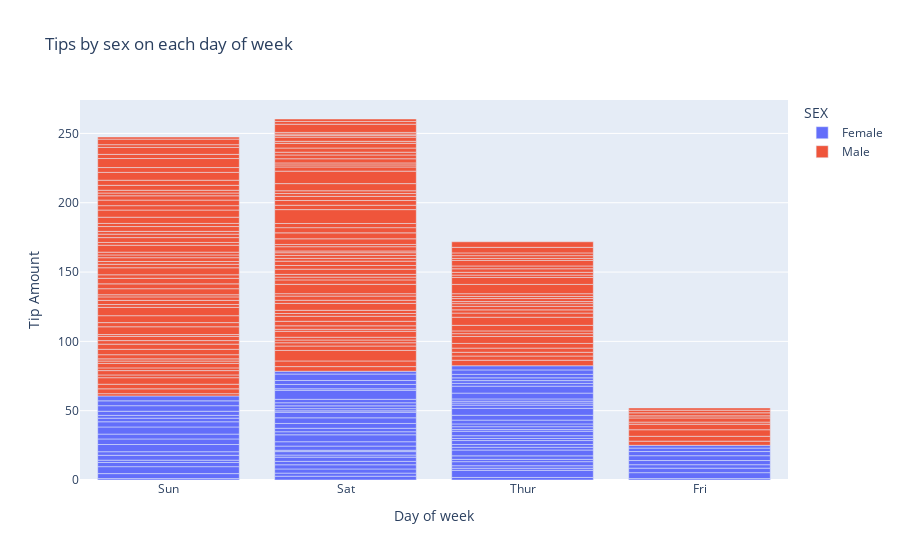

Notebook code for this chart:
### Code cell
px.bar(df_tips, x='day', y='tip', color='sex',
       title='Tips by sex on each day of week',
       labels={'tip':'Tip Amount', 'day':"Day of week", 'sex':'SEX'},)

### Figure 1 — Plotly figure (JSON) as saved in the notebook; plotly's stock layout.template omitted (floating-point values rounded to 4 significant figures; data arrays with more than 128 entries replaced by an {"elided": "..."} marker saying what was removed)
{"data": [{"alignmentgroup": "True", "hovertemplate": "SEX=Female<br>Day of week=%{x}<br>Tip Amount=%{y}<extra></extra>", "legendgroup": "Female", "marker": {"color": "#636efa", "pattern": {"shape": ""}}, "name": "Female", "offsetgroup": "Female", "orientation": "v", "showlegend": true, "textposition": "auto", "type": "bar", "x": ["Sun", "Sun", "Sun", "Sun", "Sun", "Sun", "Sat", "Sat", "Sat", "Sat", "Sat", "Sat", "Sun", "Sun", "Sat", "Sat", "Sat", "Sat", "Sat", "Sat", "Sat", "Thur", "Thur", "Fri", "Fri", "Fri", "Fri", "Fri", "Sat", "Sat", "Sat", "Sat", "Sat", "Sun", "Sun", "Thur", "Thur", "Thur", "Thur", "Thur", "Thur", "Thur", "Thur", "Thur", "Thur", "Thur", "Thur", "Thur", "Thur", "Thur", "Thur", "Thur", "Thur", "Thur", "Thur", "Thur", "Thur", "Sun", "Sun", "Sun", "Sun", "Sun", "Sat", "Sat", "Sun", "Sun", "Sun", "Thur", "Thur", "Thur", "Thur", "Thur", "Thur", "Thur", "Sat", "Sat", "Sat", "Sat", "Sat", "Fri", "Fri", "Fri", "Fri", "Sat", "Sat", "Sat", "Thur"], "xaxis": "x", "y": [1.01, 3.61, 5, 3.02, 1.67, 3.5, 2.75, 2.23, 3, 3, 2.45, 3.07, 2.6, 5.2, 1.5, 2.47, 1, 3, 3.14, 5, 2.2, 1.83, 5.17, 1, 4.3, 3.25, 2.5, 3, 2.5, 3.48, 4.08, 4, 1, 4, 3.5, 1.5, 1.8, 2.92, 1.68, 2.52, 4.2, 2, 2, 2.83, 1.5, 2, 3.25, 1.25, 2, 2, 2.75, 3.5, 5, 2.3, 1.5, 1.36, 1.63, 5.14, 3.75, 2.61, 2, 3, 1.61, 2, 4, 3.5, 3.5, 4.19, 5, 2, 2.01, 2, 2.5, 3.23, 2.23, 2.5, 6.5, 1.1, 3.09, 3.48, 3, 2.5, 2, 2.88, 4.67, 2, 3], "yaxis": "y"}, {"alignmentgroup": "True", "hovertemplate": "SEX=Male<br>Day of week=%{x}<br>Tip Amount=%{y}<extra></extra>", "legendgroup": "Male", "marker": {"color": "#EF553B", "pattern": {"shape": ""}}, "name": "Male", "offsetgroup": "Male", "orientation": "v", "showlegend": true, "textposition": "auto", "type": "bar", "x": {"elided": "157 str values"}, "xaxis": "x", "y": {"elided": "157 float values"}, "yaxis": "y"}], "layout": {"barmode": "relative", "legend": {"title": {"text": "SEX"}, "tracegroupgap": 0}, "title": {"text": "Tips by sex on each day of week"}, "xaxis": {"anchor": "y", "domain": [0, 1], "title": {"text": "Day of week"}}, "yaxis": {"anchor": "x", "domain": [0, 1], "title": {"text": "Tip Amount"}}}}
